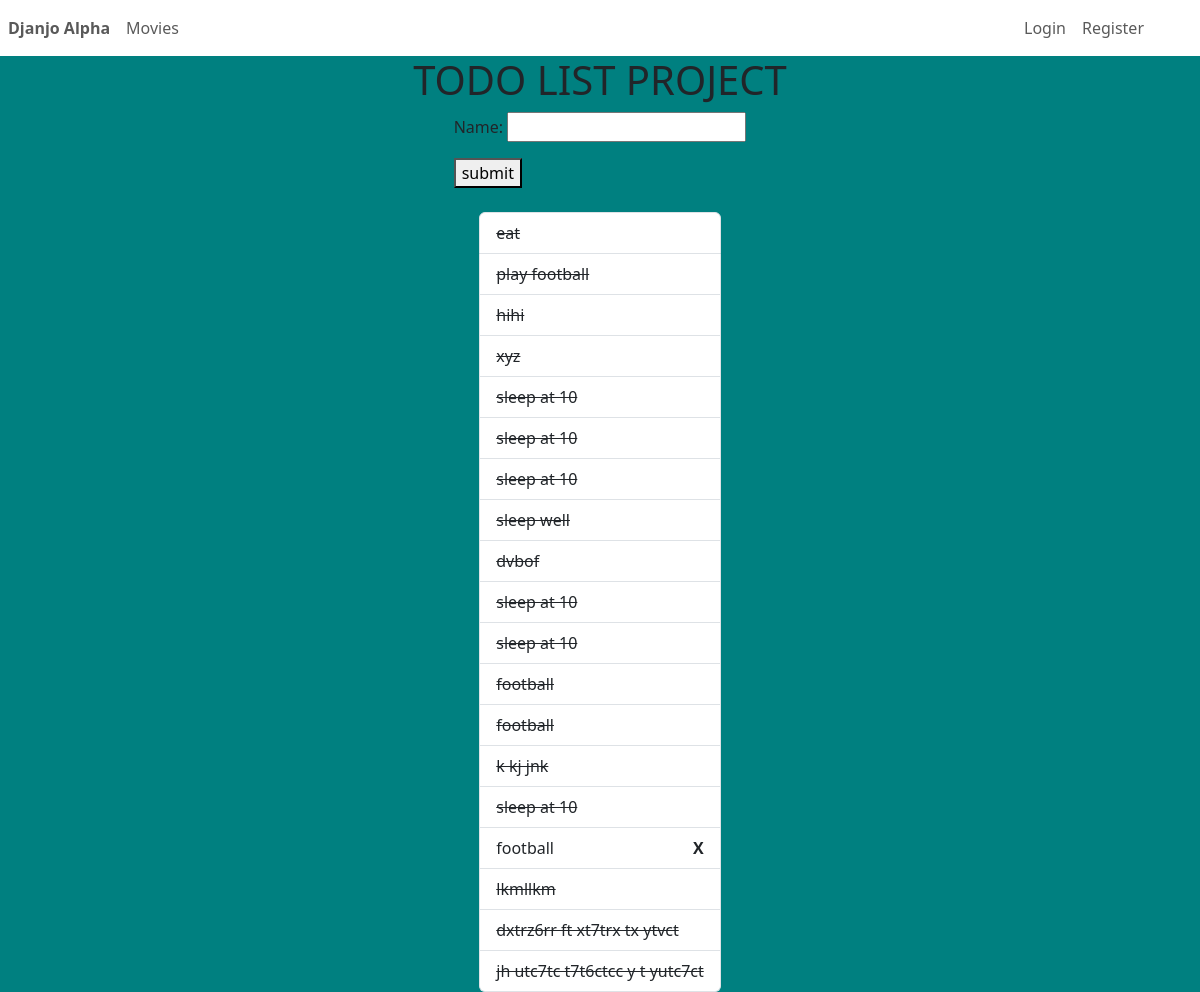
The app's page /, older data.
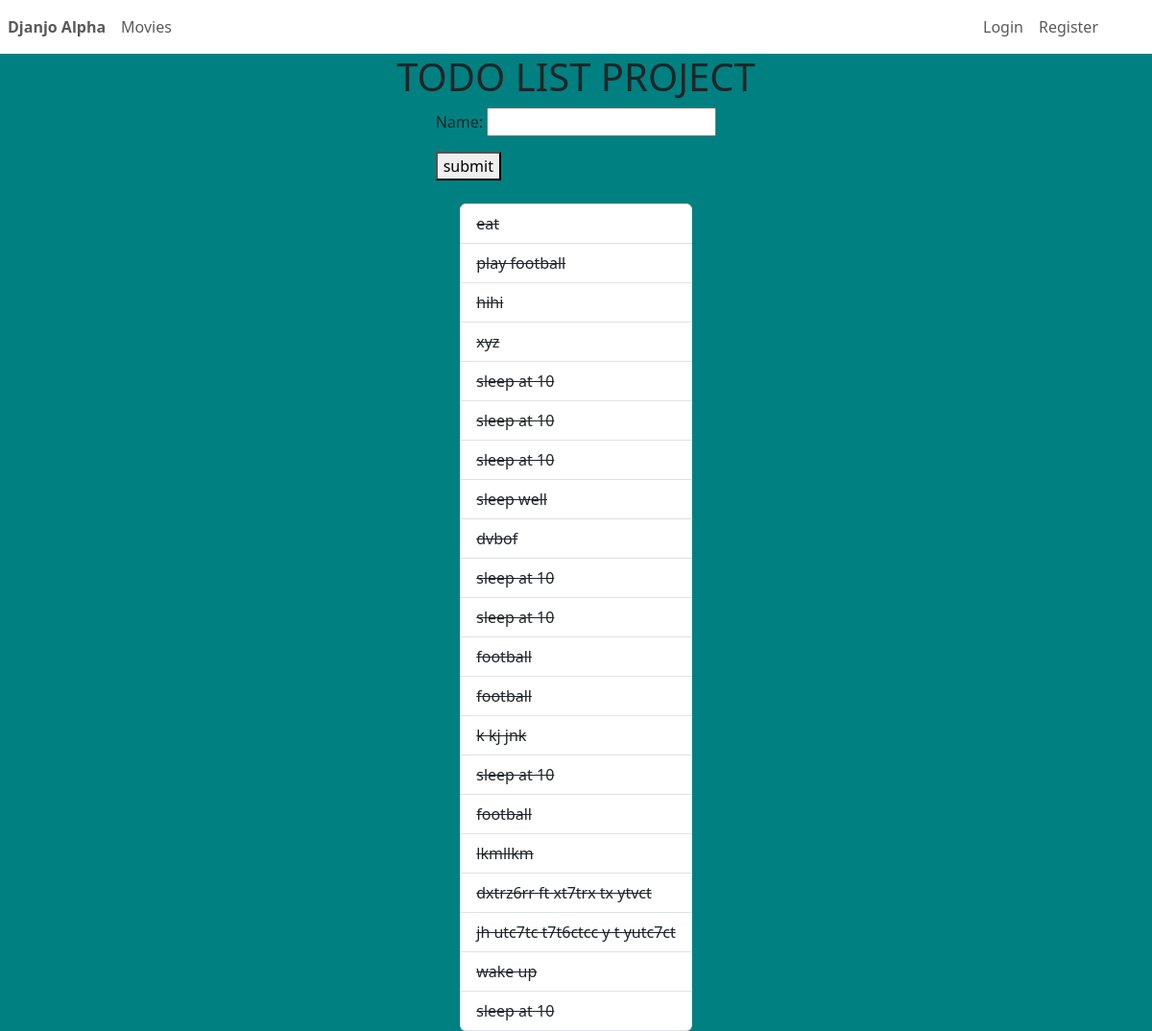
The same page, newer data.
### main/models.py (models this page shows)
class Task(models.Model):
    name = models.CharField(max_length = 150)
    completed = models.BooleanField(default = False)

### main/views.py (the view)
# urls.py: path("", index, name="index"),
def index(request):
    task_list = Task.objects.all() #select from tasks
    return render(request, 'index.html', {
         'task' : task_list,
         'form': TaskForm()
    })

### main/forms.py
class TaskForm(forms.ModelForm):
    class Meta:
        model = Task
        fields = ['name']

### templates/index.html (shortened to what this page needs)
<!doctype html>
<html lang="en">
<head>
    <link href="https://cdn.jsdelivr.net/npm/bootstrap@5.3.2/dist/css/bootstrap.min.css" rel="stylesheet"
 />
</head>
<body>
    <header>
        {% include 'components/menu.html' %}
    </header>
    <main>
        <h1>TODO LIST PROJECT</h1>
        <div>
            <form action="{% url 'add_task' %}" method="post">
                {{form.as_p}}
                <button>submit</button>
            </form>
        </div>
        <div>
            <ul class="list-group mt-4">
                {% for item in task %}
                {% if not item.completed %}
                <li class="list-group-item d-flex">
                    {{item.name}}
                    <a class="nav-link fw-bolder" href="{% url 'complete' item.id %}">X</a>
                </li>
                {% else %}
                <li class="list-group-item ">
                    <del>{{item.name}}</del>
                </li>
                {% endif %}
                {% empty %}
                <li class="list-group-item">No task added</li>
                {% endfor %}
            </ul>
        </div>
    </main>
</body>
</html>

Row changes from the older to the newer data that the page shows:
changed Task (number 16 of 21 on the later page): completed False → True (drawn)
added Task: name "wake up"
added Task: name "sleep at 10"
